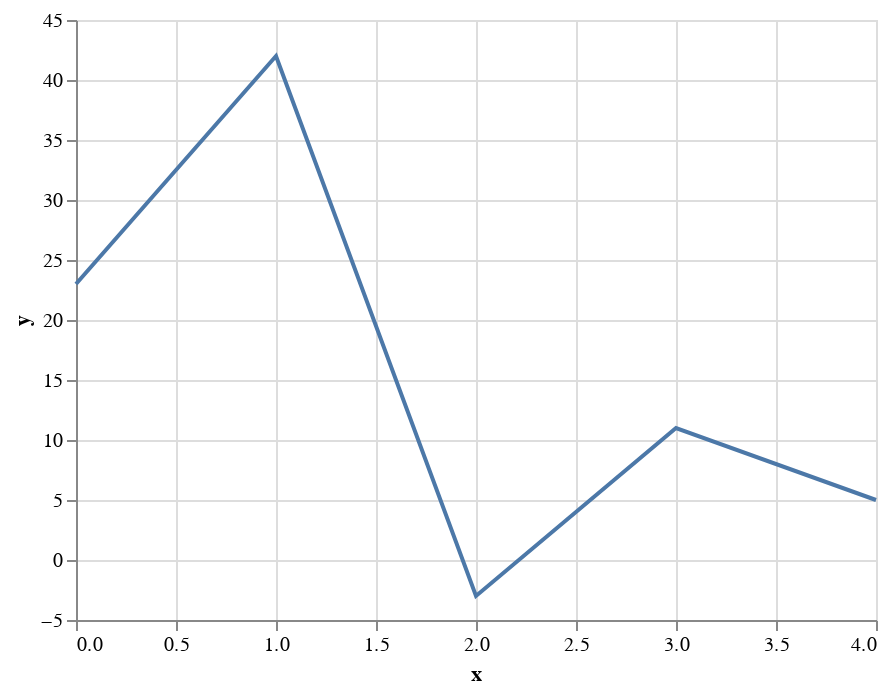

This figure's notebook cell:
### Code cell
alt.Chart(data).mark_line().encode(
    x = 'x',
    y = 'y'
)

### Figure 1 — Vega-Lite specification as saved in the notebook (floating-point values rounded to 4 significant figures)
{"$schema": "https://vega.github.io/schema/vega-lite/v2.3.0.json", "config": {"view": {"height": 300, "width": 400}}, "data": {"values": [{"x": 0, "y": 23}, {"x": 1, "y": 42}, {"x": 2, "y": -3}, {"x": 3, "y": 11}, {"x": 4, "y": 5}]}, "encoding": {"x": {"field": "x", "type": "quantitative"}, "y": {"field": "y", "type": "quantitative"}}, "mark": "line"}
